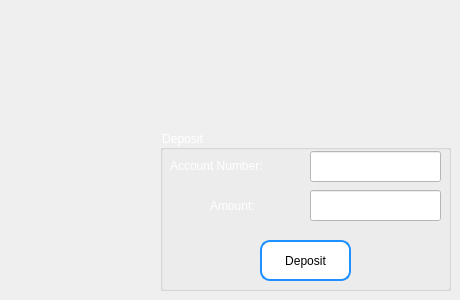
       <widget class="QWidget" name="page_15">
        <widget class="QGroupBox" name="groupBox_5">
         <property name="geometry">
          <rect>
           <x>160</x>
           <y>130</y>
           <width>291</width>
           <height>161</height>
          </rect>
         </property>
         <property name="styleSheet">
          <string notr="true">color: rgb(255, 255, 255);</string>
         </property>
         <property name="title">
          <string>Deposit</string>
         </property>
         <widget class="QLineEdit" name="acc_numberLineEditDeposit">
          <property name="geometry">
           <rect>
            <x>150</x>
            <y>21</y>
            <width>131</width>
            <height>31</height>
           </rect>
          </property>
          <property name="styleSheet">
           <string notr="true">background-color: rgb(255, 255, 255);
font: 900 11pt &quot;Segoe UI&quot;;
color: rgb(0, 0, 0);</string>
          </property>
         </widget>
         <widget class="QLabel" name="label_14">
          <property name="geometry">
           <rect>
            <x>10</x>
            <y>20</y>
            <width>131</width>
            <height>31</height>
           </rect>
          </property>
          <property name="styleSheet">
           <string notr="true">color: rgb(255, 255, 255);
font: 600 italic 12pt &quot;Segoe UI&quot;;</string>
          </property>
          <property name="text">
           <string>Account Number:</string>
          </property>
         </widget>
         <widget class="QLineEdit" name="Amount_numberLineEditDeposit">
          <property name="geometry">
           <rect>
            <x>150</x>
            <y>60</y>
            <width>131</width>
            <height>31</height>
           </rect>
          </property>
          <property name="styleSheet">
           <string notr="true">background-color: rgb(255, 255, 255);
font: 900 11pt &quot;Segoe UI&quot;;
color: rgb(0, 0, 0);</string>
          </property>
          <property name="text">
           <string/>
          </property>
         </widget>
         <widget class="QLabel" name="label_15">
          <property name="geometry">
           <rect>
            <x>50</x>
            <y>60</y>
            <width>61</width>
            <height>31</height>
           </rect>
          </property>
          <property name="styleSheet">
           <string notr="true">color: rgb(255, 255, 255);
font: 600 italic 12pt &quot;Segoe UI&quot;;</string>
          </property>
          <property name="text">
           <string>Amount:</string>
          </property>
         </widget>
         <widget class="QPushButton" name="pbDeposit">
          <property name="geometry">
           <rect>
            <x>100</x>
            <y>110</y>
            <width>91</width>
            <height>41</height>
           </rect>
          </property>
          <property name="styleSheet">
           <string notr="true">border-radius: 10px;  /* Adjust this value to control the curvature */
    border: 2px solid #1E90FF;  /* Border color: Dodger Blue */
background-color: rgb(255, 255, 255);
    padding: 5px;  /* Adjust padding as needed */
    font: 600 italic 12pt &quot;Segoe UI&quot;;  /* Font settings */
    color: rgb(0, 0, 0);  /* Text color */</string>
          </property>
          <property name="text">
           <string>Deposit</string>
          </property>
         </widget>
        </widget>
       </widget>
